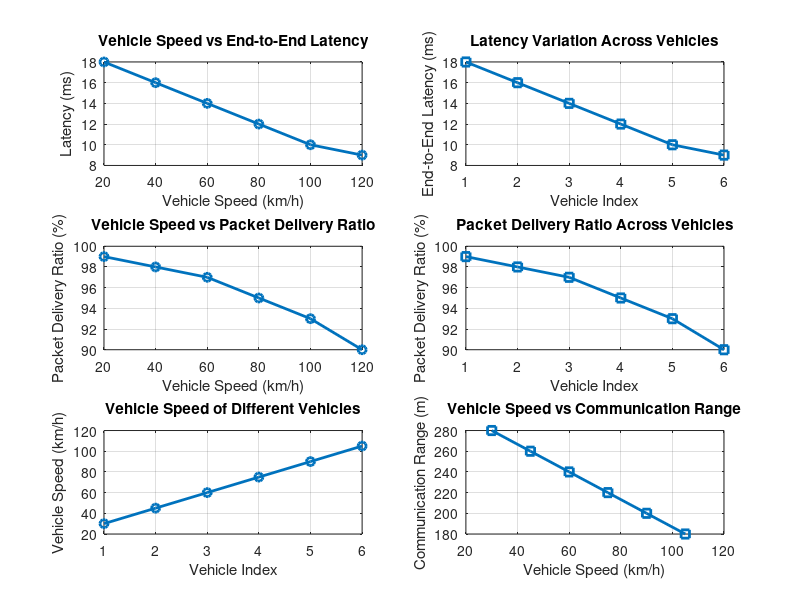

Source code (MATLAB):
clc;
clear;
close all;

%% ==========================================
% V2X Communication Performance Analysis
%% ==========================================

% Vehicle Speed (km/h)
speed = 20:20:120;

%% ------------------------------------------
% Objective 1 : End-to-End Latency (ms)
%% ------------------------------------------

latency = [18 16 14 12 10 9];

%% ------------------------------------------
% Objective 2 : Packet Delivery Ratio (%)
%% ------------------------------------------

PDR = [99 98 97 95 93 90];

%% ------------------------------------------
% Objective 3 : Communication Range (m)
%% ------------------------------------------

vehicle = 1:6;

speed_range = [30 45 60 75 90 105];
range = [280 260 240 220 200 180];

%% ==========================================
% Display Results
%% ==========================================

disp('V2X Communication Performance Analysis')
disp('--------------------------------------')

disp('Vehicle Speed (km/h) and End-to-End Latency (ms)')
disp([speed' latency'])

disp('Vehicle Speed (km/h) and Packet Delivery Ratio (%)')
disp([speed' PDR'])

disp('Vehicle   Speed(km/h)   Communication Range(m)')
disp([vehicle' speed_range' range'])

%% ==========================================
% Plot Graphs
%% ==========================================

figure;

%------------------------------------------
% Graph 1 : Vehicle Speed vs End-to-End Latency
%------------------------------------------
subplot(3,2,1)
plot(speed,latency,'-o','LineWidth',2)
title('Vehicle Speed vs End-to-End Latency')
xlabel('Vehicle Speed (km/h)')
ylabel('Latency (ms)')
grid on

%------------------------------------------
% Graph 2 : Latency Variation Across Vehicles
%------------------------------------------
subplot(3,2,2)
plot(1:length(latency),latency,'-s','LineWidth',2)
title('Latency Variation Across Vehicles')
xlabel('Vehicle Index')
ylabel('End-to-End Latency (ms)')
grid on

%------------------------------------------
% Graph 3 : Vehicle Speed vs Packet Delivery Ratio
%------------------------------------------
subplot(3,2,3)
plot(speed,PDR,'-o','LineWidth',2)
title('Vehicle Speed vs Packet Delivery Ratio')
xlabel('Vehicle Speed (km/h)')
ylabel('Packet Delivery Ratio (%)')
grid on

%------------------------------------------
% Graph 4 : Packet Delivery Ratio Across Vehicles
%------------------------------------------
subplot(3,2,4)
plot(1:length(PDR),PDR,'-s','LineWidth',2)
title('Packet Delivery Ratio Across Vehicles')
xlabel('Vehicle Index')
ylabel('Packet Delivery Ratio (%)')
grid on

%------------------------------------------
% Graph 5 : Vehicle Speed of Different Vehicles
%------------------------------------------
subplot(3,2,5)
plot(vehicle,speed_range,'-o','LineWidth',2)
title('Vehicle Speed of Different Vehicles')
xlabel('Vehicle Index')
ylabel('Vehicle Speed (km/h)')
grid on

%------------------------------------------
% Graph 6 : Vehicle Speed vs Communication Range
%------------------------------------------
subplot(3,2,6)
plot(speed_range,range,'-s','LineWidth',2)
title('Vehicle Speed vs Communication Range')
xlabel('Vehicle Speed (km/h)')
ylabel('Communication Range (m)')
grid on
